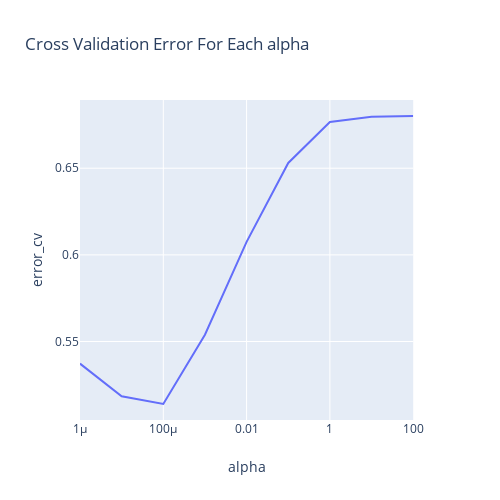

Notebook code for this chart:
### Markdown cell above
### Finding the best hyperparamter for Logistic Regression Model :

### Code cell
import plotly.express as px

alpha = [10 ** x for x in range(-6, 3)]
cv_log_error_array = []
for i in alpha:
    
    clf = SGDClassifier(class_weight='balanced', alpha=i, penalty='l2', loss='log', random_state=42)
    clf.fit(x_train_one_hot, y_train)
    sig_clf = CalibratedClassifierCV(clf, method="sigmoid")
    sig_clf.fit(x_train_one_hot,y_train)
    sig_clf_probs = sig_clf.predict_proba(x_cv_one_hot)
    cv_log_error_array.append(log_loss(y_cv, sig_clf_probs, labels=clf.classes_, eps=1e-15))
    print("for alpha = {} Log Loss is {} ".format(i,log_loss(y_cv, sig_clf_probs)))




df = pd.DataFrame({'alpha': alpha, 'error_cv': cv_log_error_array })
fig = px.line(df, x="alpha", y="error_cv",width=500,height=500,title="Cross Validation Error For Each alpha",log_x=True)
fig.show()



best_alpha = np.argmin(cv_log_error_array)
clf = SGDClassifier(class_weight='balanced', alpha=alpha[best_alpha], penalty='l2', loss='log', random_state=42)
clf.fit(x_train_one_hot, y_train)
sig_clf = CalibratedClassifierCV(clf, method="sigmoid")
sig_clf.fit(x_train_one_hot, y_train)

predict_y = sig_clf.predict_proba(x_train_one_hot)
print('For values of best alpha = ', alpha[best_alpha], "The train log loss is:",log_loss(y_train, predict_y, labels=clf.classes_, eps=1e-15))
predict_y = sig_clf.predict_proba(x_cv_one_hot)
print('For values of best alpha = ', alpha[best_alpha], "The cross validation log loss is:",log_loss(y_cv, predict_y, labels=clf.classes_, eps=1e-15))
predict_y = sig_clf.predict_proba(x_test_one_hot)
print('For values of best alpha = ', alpha[best_alpha], "The test log loss is:",log_loss(y_test, predict_y, labels=clf.classes_, eps=1e-15))

### Figure 1 — Plotly figure (JSON) as saved in the notebook; plotly's stock layout.template omitted (floating-point values rounded to 4 significant figures)
{"data": [{"hoverlabel": {"namelength": 0}, "hovertemplate": "alpha=%{x}<br>error_cv=%{y}", "legendgroup": "", "line": {"color": "#636efa", "dash": "solid"}, "mode": "lines", "name": "", "showlegend": false, "type": "scatter", "x": [1e-06, 1e-05, 0.0001, 0.001, 0.01, 0.1, 1, 10, 100], "xaxis": "x", "y": [0.5372, 0.5184, 0.5139, 0.5539, 0.6075, 0.6531, 0.6767, 0.6797, 0.6801], "yaxis": "y"}], "layout": {"height": 500, "legend": {"tracegroupgap": 0}, "title": {"text": "Cross Validation Error For Each alpha"}, "width": 500, "xaxis": {"anchor": "y", "domain": [0, 0.98], "title": {"text": "alpha"}, "type": "log"}, "yaxis": {"anchor": "x", "domain": [0, 1], "title": {"text": "error_cv"}}}}
